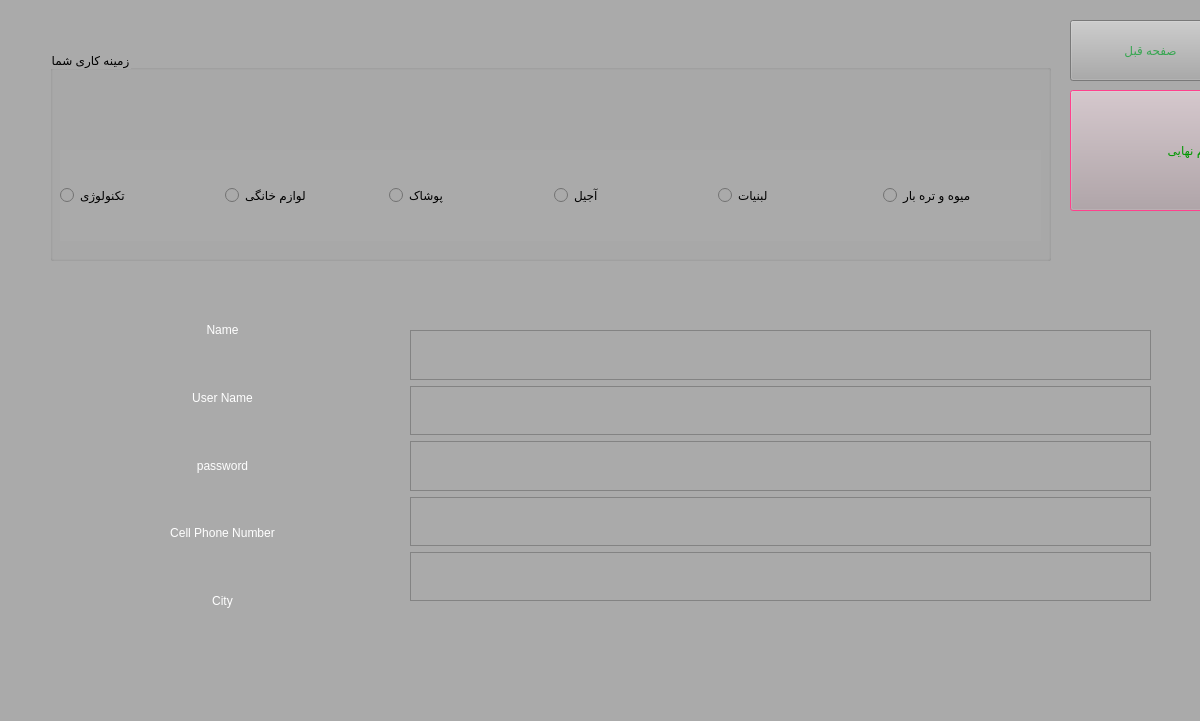
<?xml version="1.0" encoding="UTF-8"?>
<ui version="4.0">
 <class>SignUpCUSTOMER</class>
 <widget class="QDialog" name="SignUpCUSTOMER">
  <property name="geometry">
   <rect>
    <x>0</x>
    <y>0</y>
    <width>1200</width>
    <height>721</height>
   </rect>
  </property>
  <property name="windowTitle">
   <string>Dialog</string>
  </property>
  <property name="styleSheet">
   <string notr="true">background-color: rgb(170, 170, 170);</string>
  </property>
  <widget class="QPushButton" name="pushButton">
   <property name="geometry">
    <rect>
     <x>1070</x>
     <y>90</y>
     <width>261</width>
     <height>121</height>
    </rect>
   </property>
   <property name="styleSheet">
    <string notr="true">color: rgb(0, 152, 0);
selection-background-color: rgb(255, 1, 99);
border-bottom-color: rgb(255, 170, 127);
border-color: rgb(85, 255, 255);
font: 75 20pt &quot;MS Shell Dlg 2&quot;;</string>
   </property>
   <property name="text">
    <string>ثبت نام نهایی</string>
   </property>
   <property name="default">
    <bool>true</bool>
   </property>
   <property name="flat">
    <bool>false</bool>
   </property>
  </widget>
  <widget class="QGroupBox" name="groupBox_2">
   <property name="geometry">
    <rect>
     <x>50</x>
     <y>50</y>
     <width>1001</width>
     <height>211</height>
    </rect>
   </property>
   <property name="styleSheet">
    <string notr="true">font: 24pt &quot;MS Shell Dlg 2&quot;;
color: rgb(0, 0, 0);</string>
   </property>
   <property name="title">
    <string>زمینه کاری شما</string>
   </property>
   <widget class="QWidget" name="layoutWidget_3">
    <property name="geometry">
     <rect>
      <x>10</x>
      <y>100</y>
      <width>981</width>
      <height>91</height>
     </rect>
    </property>
    <layout class="QHBoxLayout" name="horizontalLayout">
     <item>
      <widget class="QRadioButton" name="radioButton_6">
       <property name="styleSheet">
        <string notr="true">font: 9pt &quot;Nirmala UI&quot;;
font: 20pt &quot;MS Shell Dlg 2&quot;;</string>
       </property>
       <property name="text">
        <string>تکنولوژی</string>
       </property>
      </widget>
     </item>
     <item>
      <widget class="QRadioButton" name="radioButton_8">
       <property name="styleSheet">
        <string notr="true">font: 9pt &quot;Nirmala UI&quot;;
font: 20pt &quot;MS Shell Dlg 2&quot;;</string>
       </property>
       <property name="text">
        <string>لوازم خانگی</string>
       </property>
      </widget>
     </item>
     <item>
      <widget class="QRadioButton" name="radioButton_3">
       <property name="styleSheet">
        <string notr="true">font: 9pt &quot;Nirmala UI&quot;;
font: 20pt &quot;MS Shell Dlg 2&quot;;</string>
       </property>
       <property name="text">
        <string>پوشاک</string>
       </property>
      </widget>
     </item>
     <item>
      <widget class="QRadioButton" name="radioButton_7">
       <property name="styleSheet">
        <string notr="true">font: 9pt &quot;Nirmala UI&quot;;
font: 20pt &quot;MS Shell Dlg 2&quot;;</string>
       </property>
       <property name="text">
        <string>آجیل</string>
       </property>
      </widget>
     </item>
     <item>
      <widget class="QRadioButton" name="radioButton_5">
       <property name="styleSheet">
        <string notr="true">font: 9pt &quot;Nirmala UI&quot;;
font: 20pt &quot;MS Shell Dlg 2&quot;;</string>
       </property>
       <property name="text">
        <string>لبنیات</string>
       </property>
      </widget>
     </item>
     <item>
      <widget class="QRadioButton" name="radioButton_4">
       <property name="styleSheet">
        <string notr="true">font: 9pt &quot;Nirmala UI&quot;;
font: 20pt &quot;MS Shell Dlg 2&quot;;</string>
       </property>
       <property name="text">
        <string>میوه و تره بار</string>
       </property>
      </widget>
     </item>
    </layout>
   </widget>
  </widget>
  <widget class="QWidget" name="layoutWidget">
   <property name="geometry">
    <rect>
     <x>50</x>
     <y>300</y>
     <width>345</width>
     <height>331</height>
    </rect>
   </property>
   <layout class="QVBoxLayout" name="verticalLayout">
    <item>
     <widget class="QLabel" name="label_2">
      <property name="styleSheet">
       <string notr="true">font: 20pt &quot;MS Shell Dlg 2&quot;;
color: rgb(255, 255, 255);</string>
      </property>
      <property name="text">
       <string>Name</string>
      </property>
      <property name="textFormat">
       <enum>Qt::RichText</enum>
      </property>
      <property name="alignment">
       <set>Qt::AlignCenter</set>
      </property>
     </widget>
    </item>
    <item>
     <widget class="QLabel" name="label">
      <property name="styleSheet">
       <string notr="true">font: 20pt &quot;MS Shell Dlg 2&quot;;
color: rgb(255, 255, 255);s</string>
      </property>
      <property name="text">
       <string>User Name</string>
      </property>
      <property name="textFormat">
       <enum>Qt::AutoText</enum>
      </property>
      <property name="alignment">
       <set>Qt::AlignCenter</set>
      </property>
     </widget>
    </item>
    <item>
     <widget class="QLabel" name="label_4">
      <property name="styleSheet">
       <string notr="true">font: 20pt &quot;MS Shell Dlg 2&quot;;
color: rgb(255, 255, 255);</string>
      </property>
      <property name="text">
       <string>password</string>
      </property>
      <property name="alignment">
       <set>Qt::AlignCenter</set>
      </property>
     </widget>
    </item>
    <item>
     <widget class="QLabel" name="label_5">
      <property name="styleSheet">
       <string notr="true">font: 20pt &quot;MS Shell Dlg 2&quot;;
color: rgb(255, 255, 255);</string>
      </property>
      <property name="text">
       <string>Cell Phone Number</string>
      </property>
      <property name="alignment">
       <set>Qt::AlignCenter</set>
      </property>
     </widget>
    </item>
    <item>
     <widget class="QLabel" name="label_7">
      <property name="styleSheet">
       <string notr="true">font: 20pt &quot;MS Shell Dlg 2&quot;;
color: rgb(255, 255, 255);</string>
      </property>
      <property name="text">
       <string>City</string>
      </property>
      <property name="alignment">
       <set>Qt::AlignCenter</set>
      </property>
     </widget>
    </item>
   </layout>
  </widget>
  <widget class="QPushButton" name="pushButton_2">
   <property name="geometry">
    <rect>
     <x>1070</x>
     <y>20</y>
     <width>161</width>
     <height>61</height>
    </rect>
   </property>
   <property name="styleSheet">
    <string notr="true">font: 18pt &quot;MS Shell Dlg 2&quot;;
color: rgb(55, 166, 81);</string>
   </property>
   <property name="text">
    <string>صفحه قبل</string>
   </property>
  </widget>
  <widget class="QWidget" name="layoutWidget_2">
   <property name="geometry">
    <rect>
     <x>410</x>
     <y>330</y>
     <width>741</width>
     <height>271</height>
    </rect>
   </property>
   <layout class="QVBoxLayout" name="verticalLayout_2">
    <item>
     <widget class="QTextEdit" name="textEdit_7">
      <property name="styleSheet">
       <string notr="true">font: 16pt &quot;MS Shell Dlg 2&quot;;
color: rgb(255, 255, 255);</string>
      </property>
      <property name="html">
       <string>&lt;!DOCTYPE HTML PUBLIC &quot;-//W3C//DTD HTML 4.0//EN&quot; &quot;http://www.w3.org/TR/REC-html40/strict.dtd&quot;&gt;
&lt;html&gt;&lt;head&gt;&lt;meta name=&quot;qrichtext&quot; content=&quot;1&quot; /&gt;&lt;meta charset=&quot;utf-8&quot; /&gt;&lt;style type=&quot;text/css&quot;&gt;
p, li { white-space: pre-wrap; }
&lt;/style&gt;&lt;/head&gt;&lt;body style=&quot; font-family:'MS Shell Dlg 2'; font-size:16pt; font-weight:400; font-style:normal;&quot;&gt;
&lt;p style=&quot;-qt-paragraph-type:empty; margin-top:0px; margin-bottom:0px; margin-left:0px; margin-right:0px; -qt-block-indent:0; text-indent:0px; font-size:7.8pt;&quot;&gt;&lt;br /&gt;&lt;/p&gt;&lt;/body&gt;&lt;/html&gt;</string>
      </property>
     </widget>
    </item>
    <item>
     <widget class="QTextEdit" name="textEdit_8">
      <property name="styleSheet">
       <string notr="true">font: 16pt &quot;MS Shell Dlg 2&quot;;
color: rgb(255, 255, 255);</string>
      </property>
      <property name="html">
       <string>&lt;!DOCTYPE HTML PUBLIC &quot;-//W3C//DTD HTML 4.0//EN&quot; &quot;http://www.w3.org/TR/REC-html40/strict.dtd&quot;&gt;
&lt;html&gt;&lt;head&gt;&lt;meta name=&quot;qrichtext&quot; content=&quot;1&quot; /&gt;&lt;meta charset=&quot;utf-8&quot; /&gt;&lt;style type=&quot;text/css&quot;&gt;
p, li { white-space: pre-wrap; }
&lt;/style&gt;&lt;/head&gt;&lt;body style=&quot; font-family:'MS Shell Dlg 2'; font-size:16pt; font-weight:400; font-style:normal;&quot;&gt;
&lt;p style=&quot;-qt-paragraph-type:empty; margin-top:0px; margin-bottom:0px; margin-left:0px; margin-right:0px; -qt-block-indent:0; text-indent:0px; font-size:7.8pt;&quot;&gt;&lt;br /&gt;&lt;/p&gt;&lt;/body&gt;&lt;/html&gt;</string>
      </property>
     </widget>
    </item>
    <item>
     <widget class="QTextEdit" name="textEdit_9">
      <property name="styleSheet">
       <string notr="true">font: 16pt &quot;MS Shell Dlg 2&quot;;
color: rgb(255, 255, 255);</string>
      </property>
      <property name="html">
       <string>&lt;!DOCTYPE HTML PUBLIC &quot;-//W3C//DTD HTML 4.0//EN&quot; &quot;http://www.w3.org/TR/REC-html40/strict.dtd&quot;&gt;
&lt;html&gt;&lt;head&gt;&lt;meta name=&quot;qrichtext&quot; content=&quot;1&quot; /&gt;&lt;meta charset=&quot;utf-8&quot; /&gt;&lt;style type=&quot;text/css&quot;&gt;
p, li { white-space: pre-wrap; }
&lt;/style&gt;&lt;/head&gt;&lt;body style=&quot; font-family:'MS Shell Dlg 2'; font-size:16pt; font-weight:400; font-style:normal;&quot;&gt;
&lt;p style=&quot;-qt-paragraph-type:empty; margin-top:0px; margin-bottom:0px; margin-left:0px; margin-right:0px; -qt-block-indent:0; text-indent:0px; font-size:7.8pt;&quot;&gt;&lt;br /&gt;&lt;/p&gt;&lt;/body&gt;&lt;/html&gt;</string>
      </property>
     </widget>
    </item>
    <item>
     <widget class="QTextEdit" name="textEdit_10">
      <property name="styleSheet">
       <string notr="true">font: 16pt &quot;MS Shell Dlg 2&quot;;
color: rgb(255, 255, 255);</string>
      </property>
      <property name="html">
       <string>&lt;!DOCTYPE HTML PUBLIC &quot;-//W3C//DTD HTML 4.0//EN&quot; &quot;http://www.w3.org/TR/REC-html40/strict.dtd&quot;&gt;
&lt;html&gt;&lt;head&gt;&lt;meta name=&quot;qrichtext&quot; content=&quot;1&quot; /&gt;&lt;meta charset=&quot;utf-8&quot; /&gt;&lt;style type=&quot;text/css&quot;&gt;
p, li { white-space: pre-wrap; }
&lt;/style&gt;&lt;/head&gt;&lt;body style=&quot; font-family:'MS Shell Dlg 2'; font-size:16pt; font-weight:400; font-style:normal;&quot;&gt;
&lt;p style=&quot;-qt-paragraph-type:empty; margin-top:0px; margin-bottom:0px; margin-left:0px; margin-right:0px; -qt-block-indent:0; text-indent:0px; font-size:7.8pt;&quot;&gt;&lt;br /&gt;&lt;/p&gt;&lt;/body&gt;&lt;/html&gt;</string>
      </property>
     </widget>
    </item>
    <item>
     <widget class="QTextEdit" name="textEdit_11">
      <property name="styleSheet">
       <string notr="true">font: 16pt &quot;MS Shell Dlg 2&quot;;
color: rgb(255, 255, 255);</string>
      </property>
      <property name="html">
       <string>&lt;!DOCTYPE HTML PUBLIC &quot;-//W3C//DTD HTML 4.0//EN&quot; &quot;http://www.w3.org/TR/REC-html40/strict.dtd&quot;&gt;
&lt;html&gt;&lt;head&gt;&lt;meta name=&quot;qrichtext&quot; content=&quot;1&quot; /&gt;&lt;meta charset=&quot;utf-8&quot; /&gt;&lt;style type=&quot;text/css&quot;&gt;
p, li { white-space: pre-wrap; }
&lt;/style&gt;&lt;/head&gt;&lt;body style=&quot; font-family:'MS Shell Dlg 2'; font-size:16pt; font-weight:400; font-style:normal;&quot;&gt;
&lt;p style=&quot;-qt-paragraph-type:empty; margin-top:0px; margin-bottom:0px; margin-left:0px; margin-right:0px; -qt-block-indent:0; text-indent:0px; font-size:7.8pt;&quot;&gt;&lt;br /&gt;&lt;/p&gt;&lt;/body&gt;&lt;/html&gt;</string>
      </property>
     </widget>
    </item>
   </layout>
  </widget>
 </widget>
 <resources/>
 <connections/>
</ui>
